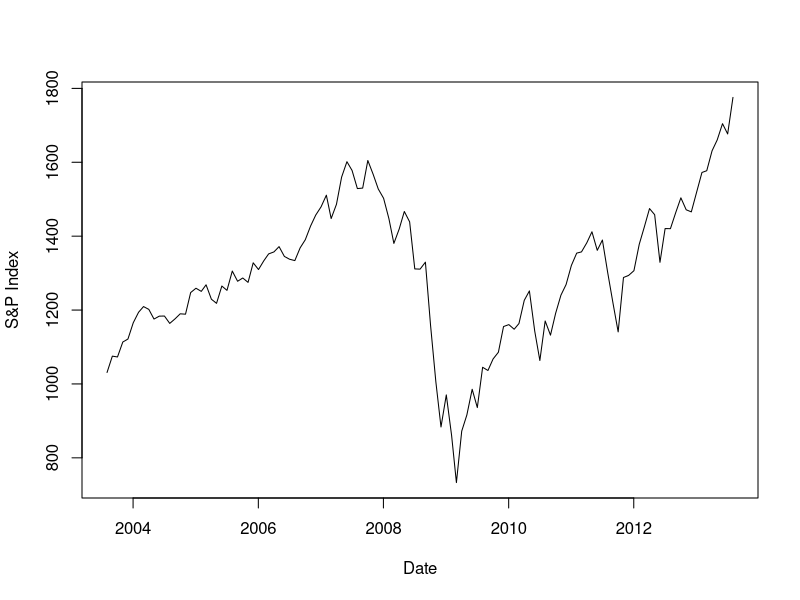

This figure's R source:
# read data from Monthly.csv file specially extracted
# from the Excel data spreadsheet
monthly <- read.table('Monthly.csv', header=TRUE, sep=',')

# convert Date column to Date object type
monthly$Date <- as.Date(as.character(monthly$Date), format='%d/%m/%y')

# plot the index
plot(monthly$Date, monthly$S.PCOMP, type='l', 
     xlab='Date', ylab='S&P Index')

# What was the longest span of time that the Index spent 
# below a previous peak?
next.higher <- function(series, index) {
  cur.date <- series[index, 1]
  cur.price <- series[index, 2]
  j <- index + 1
  len <- dim(series)[1]
  
  while (j < len && series[j, 2] < cur.price) j <- j + 1
  
  series[j, 1] - series[index, 1]
}

retreat.bottom.ratio <- function(series, index) {
  len <- dim(series)[1]
  min(spdata[seq(index, len), 2]) / series[index, 2]
}

# slice only dates and S&P index
spdata <- monthly[, 1:2]
spdata.size <- dim(spdata)[1]

# calculate the vector of retreats and find its maximum
retreats <- sapply(seq(from=1, to=spdata.size-1),
                   function(index) next.higher(spdata, index))
max.retreat.index <- match(max(retreats), retreats)
print(spdata[max.retreat.index, ])
cat(sprintf("Longest retreat time: %d days\n", retreats[max.retreat.index]))

# During this period, how far (in percentage terms) 
# did the index retreat?  
max.retreat.value <- retreat.bottom.ratio(spdata, max.retreat.index)
cat(sprintf("Max retreat drop: %.2f%%\n", max.retreat.value * 100))

# How many months were “winning” months (ie had a price increase)?
returns <- log(spdata[2:spdata.size, 2] / spdata[1:(spdata.size-1), 2])
spdata <- cbind(spdata, returns=c(0, returns))
cat(sprintf("Winning months: %d\n", dim(spdata[spdata$returns > 0, ])[1]))

# How many months were losing months?
cat(sprintf("Losing months: %d\n", dim(spdata[spdata$returns < 0, ])[1]))
